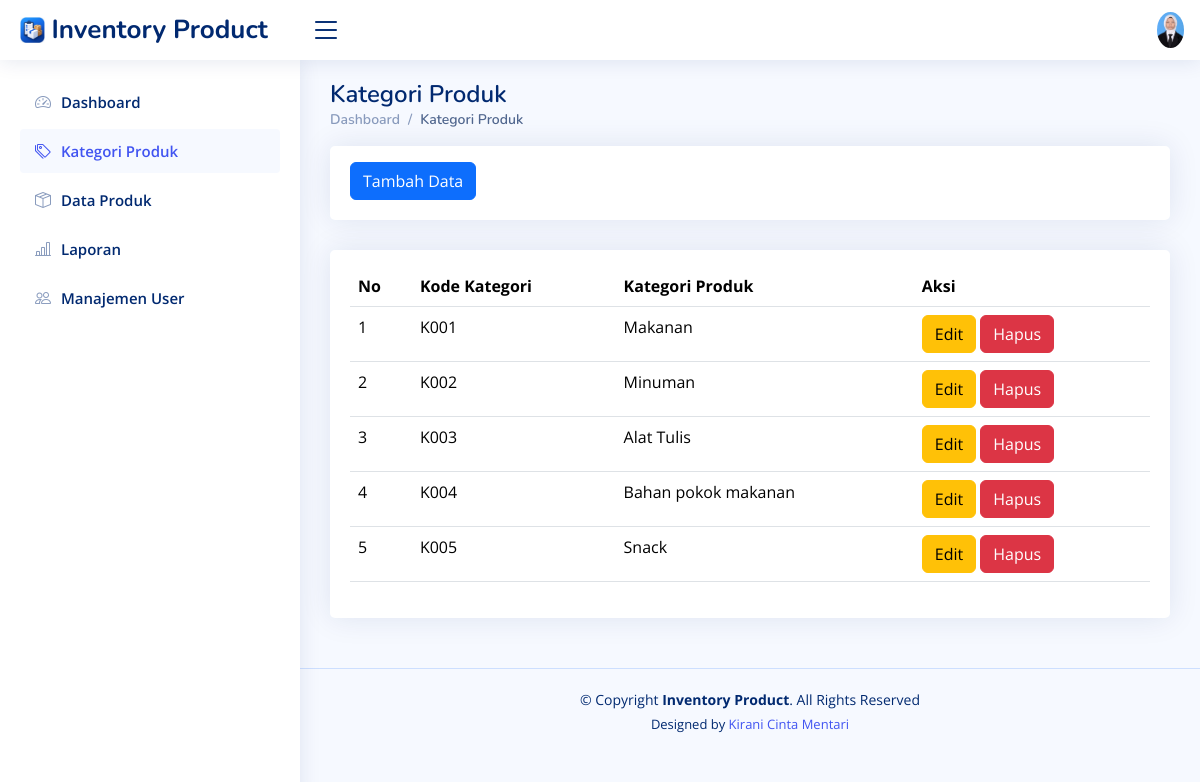
The page /kategori_produk.php (signed in) on the database its author committed.
### tables this page shows
CREATE TABLE `categories` (
  `id` int NOT NULL,
  `kd_kat` varchar(6) NOT NULL,
  `category_name` varchar(100) NOT NULL
);

### kategori_produk.php (the view, shortened to what this page needs)
<!DOCTYPE html>
<html lang="en">
<head>
  <link href="assets/vendor/bootstrap/css/bootstrap.min.css" rel="stylesheet">
  <link href="assets/vendor/bootstrap-icons/bootstrap-icons.css" rel="stylesheet">
  <link href="assets/vendor/boxicons/css/boxicons.min.css" rel="stylesheet">
  <link href="assets/vendor/quill/quill.snow.css" rel="stylesheet">
  <link href="assets/vendor/quill/quill.bubble.css" rel="stylesheet">
  <link href="assets/vendor/remixicon/remixicon.css" rel="stylesheet">
  <link href="assets/vendor/simple-datatables/style.css" rel="stylesheet">
  <link href="assets/css/style.css" rel="stylesheet">
</head>
<body>
<header id="header" class="header fixed-top d-flex align-items-center">
<div class="d-flex align-items-center justify-content-between">
  <a href="index.php" class="logo d-flex align-items-center">
    <img src="assets/img/logoweb.jpeg" alt="">
    <span class="d-none d-lg-block">Inventory Product</span>
  </a>
  <i class="bi bi-list toggle-sidebar-btn"></i>
</div>
<nav class="header-nav ms-auto">
  <ul class="d-flex align-items-center">
    <li class="nav-item dropdown pe-3">
      <a
        class="nav-link nav-profile d-flex align-items-center pe-0"
        href="#"
        data-bs-toggle="dropdown">
        <img
        src="assets/img/fotoprofil.jpeg"
        alt="Profile"
        class="rounded-circle"></a>
    </li>
  </ul>
</nav>
</header>
 <aside id="sidebar" class="sidebar">
<ul class="sidebar-nav" id="sidebar-nav">
  <li class="nav-item">
    <a class="nav-link collapsed" href="index.php">
      <i class="bi bi-speedometer2"></i>
      <span>Dashboard</span>
    </a>
  </li>
  <li class="nav-item">
    <a class="nav-link " href="kategori_produk.php">
      <i class="bi bi-tags"></i>
      <span>Kategori Produk</span>
    </a>
  </li>
  <li class="nav-item">
    <a class="nav-link collapsed" href="produk.php">
      <i class="bi bi-box-seam"></i>
      <span>Data Produk</span>
    </a>
  </li>
  <li class="nav-item">
    <a class="nav-link collapsed" href="laporan.php">
      <i class="bi bi-bar-chart-line"></i>
      <span>Laporan</span>
    </a>
  </li>
  <li class="nav-item">
    <a class="nav-link collapsed" href="users.php">
      <i class="bi bi-people"></i>
      <span>Manajemen User</span>
    </a>
  </li>
</ul>
</aside>
  <main id="main" class="main">
    <div class="pagetitle">
      <h1>Kategori Produk</h1>
      <nav>
        <ol class="breadcrumb">
          <li class="breadcrumb-item"><a href="index.php">Dashboard</a></li>
          <li class="breadcrumb-item active">Kategori Produk</li>
        </ol>
      </nav>
    </div>
    <div class="row">
        <div class="col-lg-12">
          <div class="card">
            <div class="card-body mt-3">
              <a href="t_kat.php" class="btn btn-primary">Tambah Data</a>
          </div>
        </div>
      </div>
    </div>
    <section class="section">
      <div class="row">
        <div class="col-lg-12">
          <div class="card">
            <div class="card-body mt-3">
              <table class="table datatable">
                <thead>
                  <tr>
                    <th scope="col">No</th>
                    <th scope="col">Kode Kategori</th>
                    <th scope="col">Kategori Produk</th>
                    <th scope="col">Aksi</th>
                  </tr>
                </thead>
                <tbody>
                  <?php
                  include "koneksi.php";
                  $no = 1;
                  $sql = mysqli_query($conn, "SELECT * FROM categories");
                  while ($data = mysqli_fetch_array($sql)) {
                  ?>
                    <tr>
                      <td><?php echo $no++; ?></td>
                      <td><?php echo $data['kd_kat']; ?></td>
                      <td><?php echo $data['category_name']; ?></td>
                      <td>
                        <a href="e_kat.php?id=<?php echo $data['id']; ?>" class="btn btn-warning">Edit</a>
                        <a href="h_kat.php?id=<?php echo $data['id']; ?>" class="btn btn-danger" onclick="return confirm('Apakah Anda Yakin Ingin Menghapus Data?')">Hapus</a>
                      </td>
                    </tr>
                  <?php } ?>
                </tbody>
              </table>
            </div>
          </div>
        </div>
      </div>
    </section>
  </main>
  <footer id="footer" class="footer">
    <div class="copyright">
      &copy; Copyright <strong><span>Inventory Product</span></strong>. All Rights Reserved
    </div>
    <div class="credits">
      Designed by <a href="https://bootstrapmade.com/">Kirani Cinta Mentari</a>
    </div>
  </footer>
</body>
</html>

### assets/css/style.css (style rules this page uses)
:root { scroll-behavior: smooth; }
body { font-family: "Open Sans", sans-serif; background: #f6f9ff; color: #444444; }
a { color: #4154f1; text-decoration: none; }
h1, h2, h3, h4, h5, h6 { font-family: "Nunito", sans-serif; }
#main { margin-top: 60px; padding: 20px 30px; transition: all 0.3s; }
.pagetitle { margin-bottom: 10px; }
.pagetitle h1 { font-size: 24px; margin-bottom: 0; font-weight: 600; color: #012970; }
.card { margin-bottom: 30px; border: none; border-radius: 5px; box-shadow: 0px 0 30px rgba(1, 41, 112, 0.1); }
.card-body { padding: 0 20px 20px 20px; }
.breadcrumb { font-size: 14px; font-family: "Nunito", sans-serif; color: #899bbd; font-weight: 600; }
.breadcrumb a { color: #899bbd; transition: 0.3s; }
.breadcrumb .breadcrumb-item::before { color: #899bbd; }
.breadcrumb .active { color: #51678f; font-weight: 600; }
.logo { line-height: 1; }
@media (min-width: 1200px) { .logo { width: 280px; } }
.logo img { max-height: 26px; margin-right: 6px; }
.logo span { font-size: 26px; font-weight: 700; color: #012970; font-family: "Nunito", sans-serif; }
.header { transition: all 0.5s; z-index: 997; height: 60px; box-shadow: 0px 2px 20px rgba(1, 41, 112, 0.1); background-color: #fff; padding-left: 20px; }
.header .toggle-sidebar-btn { font-size: 32px; padding-left: 10px; cursor: pointer; color: #012970; }
.header-nav ul { list-style: none; }
.header-nav>ul { margin: 0; padding: 0; }
.header-nav .nav-profile { color: #012970; }
.header-nav .nav-profile img { max-height: 36px; }
.sidebar { position: fixed; top: 60px; left: 0; bottom: 0; width: 300px; z-index: 996; transition: all 0.3s; padding: 20px; overflow-y: auto; scrollbar-width: thin; scrollbar-color: #aab7cf transparent; box-shadow: 0px 0px 20px rgba(1, 41, 112, 0.1); background-color: #fff; }
@media (min-width: 1200px) { #main, #footer { margin-left: 300px; } }
.sidebar-nav { padding: 0; margin: 0; list-style: none; }
.sidebar-nav li { padding: 0; margin: 0; list-style: none; }
.sidebar-nav .nav-item { margin-bottom: 5px; }
.sidebar-nav .nav-link { display: flex; align-items: center; font-size: 15px; font-weight: 600; color: #4154f1; transition: 0.3; background: #f6f9ff; padding: 10px 15px; border-radius: 4px; }
.sidebar-nav .nav-link i { font-size: 16px; margin-right: 10px; color: #4154f1; }
.sidebar-nav .nav-link.collapsed { color: #012970; background: #fff; }
.sidebar-nav .nav-link.collapsed i { color: #899bbd; }
.footer { padding: 20px 0; font-size: 14px; transition: all 0.3s; border-top: 1px solid #cddfff; }
.footer .copyright { text-align: center; color: #012970; }
.footer .credits { padding-top: 5px; text-align: center; font-size: 13px; color: #012970; }

### rows shown on the page
categories: kd_kat "K001", category_name "Makanan"
categories: kd_kat "K002", category_name "Minuman"
categories: kd_kat "K003", category_name "Alat Tulis"
categories: kd_kat "K004", category_name "Bahan pokok makanan"
categories: kd_kat "K005", category_name "Snack"
